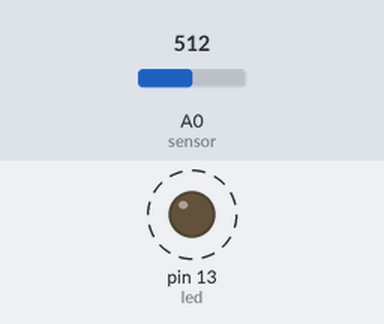
A sketch run on a simulated Arduino Uno, built with avr-gcc and run on an emulated ATmega328P. On the bench: output pins drawn as LEDs (lit = HIGH). Dashed ring = blinking. The inputs (shaded band) are chosen by the test bench; at power-on: A0 (sensor) = 512. What the sketch prints to the serial monitor is not drawn.

Above: at 0.5 s.
Timing chart, 0 to 4.6 s (numbered marks = the images above):
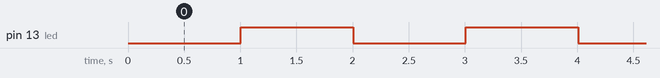

Measured:
- by itself, pin 13 (led): alternates HIGH for 1.0 s and LOW for 1.0 s

The sketch:

smart_Bulb.ino
```cpp
int sensor = A0; // KY-037 ses sensörünün analog çıkışı A0 pinine bağlı
int led = 13; // LED 13 numaralı pine bağlı

const int threshold = 500; // Eşik değeri (sessiz ortamda alınan maksimum değerin biraz üzerinde)
bool ledState = false; // LED durumu (başlangıçta kapalı)
unsigned long lastSoundTime = 0; // Son ses algılama zamanı
const unsigned long debounceDelay = 200; // Debouncing gecikme süresi (milisaniye)
const unsigned long sampleWindow = 1000; // Örnekleme süresi (milisaniye)
unsigned long sampleStartTime = 0; // Örnekleme başlangıç zamanı

int maxLevel = 0; // Maksimum ses seviyesi

void setup() {
  pinMode(sensor, INPUT); // Sensör pinini giriş olarak ayarla
  pinMode(led, OUTPUT); // LED pinini çıkış olarak ayarla
  Serial.begin(9600); // Seri haberleşmeyi başlat
}

void loop() {
  unsigned long currentTime = millis();

  // Örnekleme süresi dolduysa maksimum değeri yazdır ve sıfırla
  if (currentTime - sampleStartTime >= sampleWindow) {
    Serial.print("Max sound level: ");
    Serial.println(maxLevel);

    // Eşik değer kontrolü
    if (maxLevel > threshold) {
      // Debouncing kontrolü
      if (currentTime - lastSoundTime > debounceDelay) {
        ledState = !ledState; // LED durumunu değiştir
        lastSoundTime = currentTime; // Son ses algılama zamanını güncelle
      }
    }

    // LED'i güncellenmiş duruma göre ayarla
    digitalWrite(led, ledState ? HIGH : LOW);

    // Maksimum değeri sıfırla ve örnekleme zamanını güncelle
    maxLevel = 0;
    sampleStartTime = currentTime;
  }

  // Yeni ses seviyesini oku
  int soundLevel = analogRead(sensor);

  // Maksimum değeri güncelle
  if (soundLevel > maxLevel) {
    maxLevel = soundLevel;
  }

  delay(50); // Kısa bir gecikme ekle
}
```
